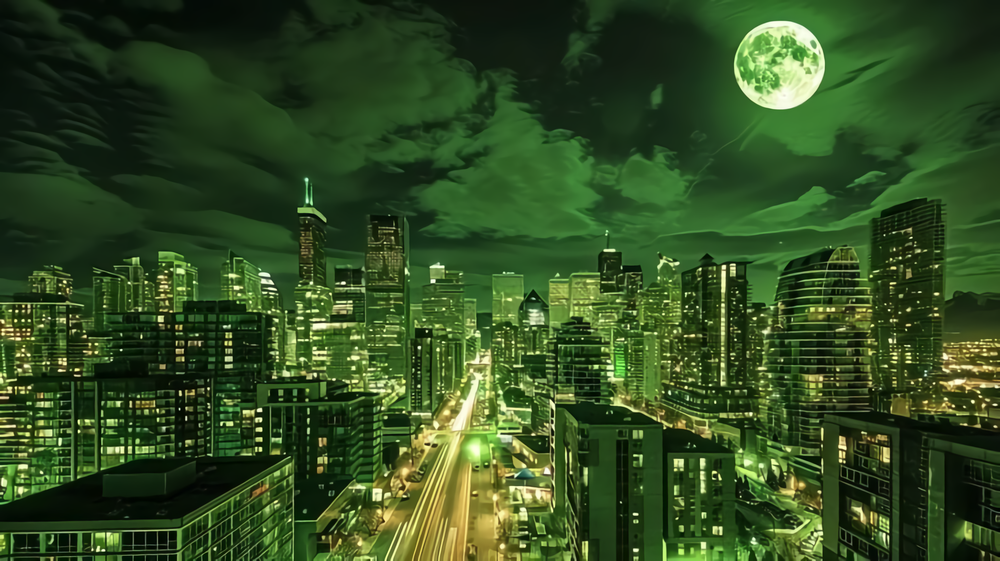
#> input picture wallpapers/neon_city_moon.png, 1000 x 561 px, shrunk from 2940 x 1648 before the run, found by its file name
$ python adapt_waybar.py
#> lines starting #> are read from the running program, lines starting #| are printed output that depends on the picture
#!/usr/bin/env python3
"""
Dynamic Wallpaper-Adaptive Transparency and Color Engine
Analyzes the active wallpaper's top & bottom regions to adapt Waybar / Panel
transparency, frosted tint, and borders for seamless visual harmony.
"""

import sys
import os
import json
import subprocess
from PIL import Image, ImageStat

def get_current_wallpaper():
    """Detect current wallpaper from plasma config or fallback."""
    config_path = os.path.expanduser("~/.config/plasma-org.kde.plasma.desktop-appletsrc")
    last_wp = None
    if os.path.exists(config_path):
        with open(config_path, "r", errors="ignore") as f:
            for line in f:
                if "Image=file://" in line:
                    path = line.strip().split("Image=file://")[-1]
                    if os.path.exists(path):
                        last_wp = path
    return last_wp or os.path.expanduser("~/Downloads/garuda-theme/wallpapers/neon_city_moon.png")

def adapt_to_wallpaper(wallpaper_path):
    if not os.path.exists(wallpaper_path):
        print(f"Error: Wallpaper {wallpaper_path} not found.")
        sys.exit(1)

    print(f"  Analyzing wallpaper: {os.path.basename(wallpaper_path)}...")
    im = Image.open(wallpaper_path).convert("RGB")
#> im is the input picture: PIL image 1000x561 RGB; mean R, G, B 49.6, 76.3, 33.9
    w, h = im.size
#> w = 1000; h = 561

    # 1. Top strip analysis (Waybar area: top 6% height)
    top_strip = im.crop((0, 0, w, max(1, int(h * 0.06))))
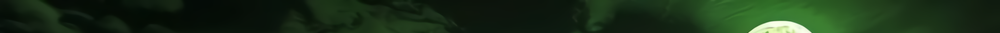
#> top_strip: PIL image 1000x33 RGB; mean R, G, B 25.3, 46.5, 23.2
    top_stat = ImageStat.Stat(top_strip)
    top_avg = [int(v) for v in top_stat.mean]
#> top_avg = [25, 46, 23]
    top_lum = 0.2126 * top_avg[0] + 0.7152 * top_avg[1] + 0.0722 * top_avg[2]
#> top_lum = 39.87

    # Top panel background: dark translucent glass matching wallpaper
    top_bg_r = max(5, int(top_avg[0] * 0.75))
#> top_bg_r = 18
    top_bg_g = max(10, int(top_avg[1] * 0.75))
#> top_bg_g = 34
    top_bg_b = max(5, int(top_avg[2] * 0.75))
#> top_bg_b = 17
    top_bg_hex = f"#{top_bg_r:02x}{top_bg_g:02x}{top_bg_b:02x}"
#> top_bg_hex = '#122211'

    # Element pills: rich deep forest green tone
    elem_bg_r = max(14, int(top_avg[0] * 0.25 + 10))
#> elem_bg_r = 16
    elem_bg_g = max(54, int(top_avg[1] * 0.35 + 38))
#> elem_bg_g = 54
    elem_bg_b = max(26, int(top_avg[2] * 0.25 + 16))
#> elem_bg_b = 26
    elem_bg_hex = f"#{elem_bg_r:02x}{elem_bg_g:02x}{elem_bg_b:02x}"
#> elem_bg_hex = '#10361a'
    elem_border_hex = "#7ea863"
    elem_alpha = 0.40

    if top_lum < 50:
        top_alpha = 0.18   # Sheer glass (82% transparent) on dark backgrounds
    elif top_lum < 110:
        top_alpha = 0.28   # 72% transparent on medium tones
    else:
        top_alpha = 0.45   # 55% transparent on brighter skies to maintain contrast

    # 2. Bottom strip analysis (Dock area: bottom 7% height)
    bot_strip = im.crop((0, max(0, int(h * 0.93)), w, h))
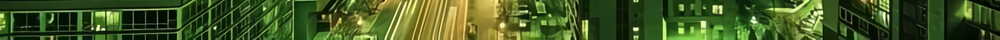
#> bot_strip: PIL image 1000x40 RGB; mean R, G, B 66.1, 88.4, 35.9
    bot_stat = ImageStat.Stat(bot_strip)
    bot_avg = [int(v) for v in bot_stat.mean]
#> bot_avg = [66, 88, 35]
    bot_lum = 0.2126 * bot_avg[0] + 0.7152 * bot_avg[1] + 0.0722 * bot_avg[2]
#> bot_lum = 79.5

    bot_bg_r = max(5, int(bot_avg[0] * 0.75))
#> bot_bg_r = 49
    bot_bg_g = max(10, int(bot_avg[1] * 0.75))
#> bot_bg_g = 66
    bot_bg_b = max(5, int(bot_avg[2] * 0.75))
#> bot_bg_b = 26
    bot_bg_hex = f"#{bot_bg_r:02x}{bot_bg_g:02x}{bot_bg_b:02x}"
#> bot_bg_hex = '#31421a'

    if bot_lum < 50:
        bot_alpha = 0.20
    elif bot_lum < 110:
        bot_alpha = 0.32
    else:
        bot_alpha = 0.50

    print(f" Top Waybar:   tone={top_bg_hex}, alpha={top_alpha:.2f} ({int((1-top_alpha)*100)}% transparent, lum={top_lum:.1f})")
#|  Top Waybar:   tone=#122211, alpha=0.18 (82% transparent, lum=39.9)
    print(f" Bottom Dock:  tone={bot_bg_hex}, alpha={bot_alpha:.2f} ({int((1-bot_alpha)*100)}% transparent, lum={bot_lum:.1f})")
#|  Bottom Dock:  tone=#31421a, alpha=0.32 (68% transparent, lum=79.5)

    # 3. Update Everforest Waybar preset (both the bar itself and widget pills)
    wb_preset_path = os.path.expanduser("~/.config/panel-colorizer/presets/Everforest Waybar/settings.json")
    if os.path.exists(wb_preset_path):
        with open(wb_preset_path, "r") as f:
            wb_data = json.load(f)

        # Top Panel background: adaptive tone and transparency
        p_norm = wb_data["globalSettings"]["panel"]["normal"]
        p_norm["enabled"] = True
        p_norm["blurBehind"] = True
        p_norm["backgroundColor"]["enabled"] = True
        p_norm["backgroundColor"]["sourceType"] = 0
        p_norm["backgroundColor"]["custom"] = top_bg_hex
        p_norm["backgroundColor"]["alpha"] = top_alpha
        p_norm["foregroundColor"]["enabled"] = True
        p_norm["foregroundColor"]["sourceType"] = 1
        p_norm["foregroundColor"]["followColor"] = 0
        p_norm["foregroundColor"]["custom"] = elem_border_hex

        # Widget pills inside top bar: rich deep green glass pills with elegant border and deep green font
        w_norm = wb_data["globalSettings"]["widgets"]["normal"]
        w_norm["backgroundColor"]["sourceType"] = 0
        w_norm["backgroundColor"]["custom"] = elem_bg_hex
        w_norm["backgroundColor"]["alpha"] = elem_alpha
        w_norm["foregroundColor"]["enabled"] = True
        w_norm["foregroundColor"]["sourceType"] = 1
        w_norm["foregroundColor"]["followColor"] = 0
        w_norm["foregroundColor"]["custom"] = elem_border_hex
        w_norm["blurBehind"] = True
        w_norm["border"]["enabled"] = True
        w_norm["border"]["width"] = 1
        w_norm["border"]["color"]["enabled"] = True
        w_norm["border"]["color"]["sourceType"] = 1
        w_norm["border"]["color"]["custom"] = elem_border_hex
        w_norm["border"]["color"]["alpha"] = 0.85

        if "trayWidgets" in wb_data["globalSettings"] and "normal" in wb_data["globalSettings"]["trayWidgets"]:
            t_norm = wb_data["globalSettings"]["trayWidgets"]["normal"]
            t_norm["backgroundColor"]["enabled"] = True
            t_norm["backgroundColor"]["sourceType"] = 0
            t_norm["backgroundColor"]["custom"] = elem_bg_hex
            t_norm["backgroundColor"]["alpha"] = elem_alpha
            t_norm["foregroundColor"]["enabled"] = True
            t_norm["foregroundColor"]["sourceType"] = 1
            t_norm["foregroundColor"]["followColor"] = 0
            t_norm["foregroundColor"]["custom"] = elem_border_hex
            t_norm["blurBehind"] = True
            t_norm["border"]["enabled"] = True
            t_norm["border"]["width"] = 1
            t_norm["border"]["color"]["enabled"] = True
            t_norm["border"]["color"]["sourceType"] = 1
            t_norm["border"]["color"]["custom"] = elem_border_hex
            t_norm["border"]["color"]["alpha"] = 0.85

        if "nativePanel" in wb_data["globalSettings"]:
            wb_data["globalSettings"]["nativePanel"]["background"]["enabled"] = True
            wb_data["globalSettings"]["nativePanel"]["background"]["opacity"] = 0
            wb_data["globalSettings"]["nativePanel"]["background"]["shadow"] = False

        with open(wb_preset_path, "w") as f:
            json.dump(wb_data, f, indent=2)

    # 4. Update Everforest Dock preset
    dock_preset_path = os.path.expanduser("~/.config/panel-colorizer/presets/Everforest Dock/settings.json")
    if os.path.exists(dock_preset_path):
        with open(dock_preset_path, "r") as f:
            dock_data = json.load(f)

        p_norm = dock_data["globalSettings"]["panel"]["normal"]
        p_norm["backgroundColor"]["custom"] = bot_bg_hex
        p_norm["backgroundColor"]["alpha"] = bot_alpha
        p_norm["blurBehind"] = True

        with open(dock_preset_path, "w") as f:
            json.dump(dock_data, f, indent=2)

    # 5. Update Waybar CSS
    css_path = os.path.expanduser("~/.config/waybar/style.css")
    if os.path.exists(css_path):
        with open(css_path, "r") as f:
            lines = f.readlines()
        with open(css_path, "w") as f:
            for line in lines:
                if "background: rgba(" in line and "/*" not in line:
                    line = f"  background: rgba({elem_bg_r}, {elem_bg_g}, {elem_bg_b}, {elem_alpha:.2f});\n"
                f.write(line)

    # 6. Push live updates via DBus
    subprocess.run(
        ["qdbus6", "luisbocanegra.panel.colorizer.c2.w10", "/preset", "preset",
         os.path.expanduser("~/.config/panel-colorizer/presets/Everforest Waybar")],
        stdout=subprocess.DEVNULL, stderr=subprocess.DEVNULL
    )
#> (this line was passed over: subprocess is not available in this run)
    subprocess.run(
        ["qdbus6", "luisbocanegra.panel.colorizer.c25.w26", "/preset", "preset",
         os.path.expanduser("~/.config/panel-colorizer/presets/Everforest Dock")],
        stdout=subprocess.DEVNULL, stderr=subprocess.DEVNULL
    )
#> (this line was passed over: subprocess is not available in this run)
    print("✅ Panels dynamically synchronized to wallpaper!")

if __name__ == "__main__":
    if len(sys.argv) > 1:
        target = sys.argv[1]
    else:
        target = get_current_wallpaper()
    adapt_to_wallpaper(target)

$ run again, with wallpapers/neon_street_taxi.png copied over wallpapers/neon_city_moon.png
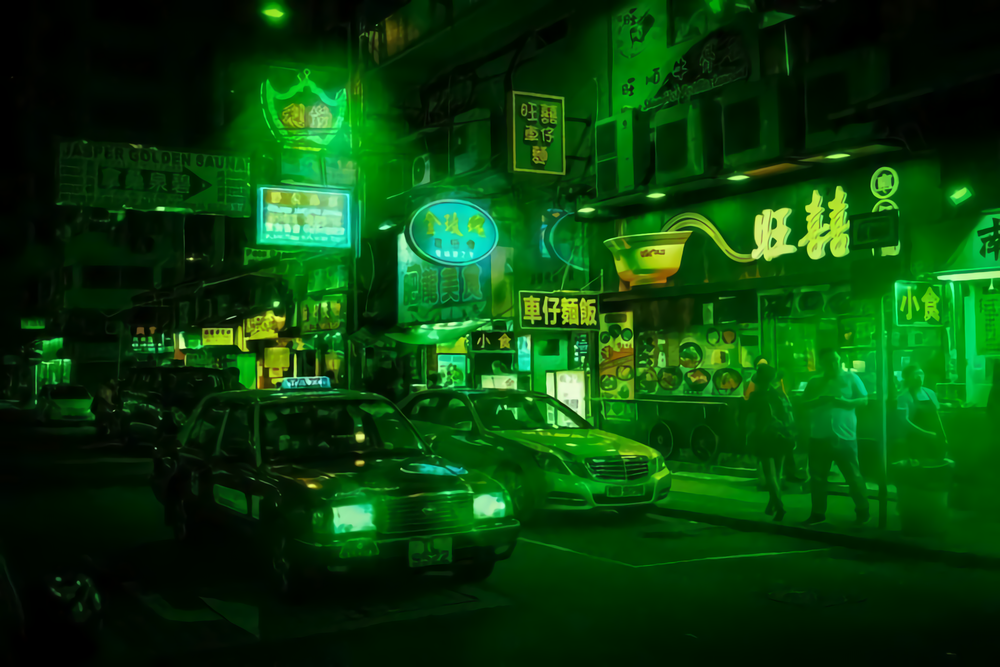
#> input picture wallpapers/neon_street_taxi.png, 1000 x 667 px, shrunk from 2944 x 1964 before the run, found by its file name
#> in adapt_to_wallpaper, im is the input picture: PIL image 1000x667 RGB; mean R, G, B 10.1, 63.1, 11.6
#> in adapt_to_wallpaper, `top_strip = im.crop((0, 0, w, max(1, int(h * 0.06))))`:
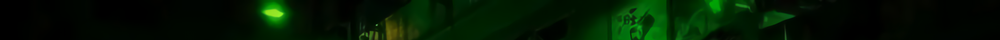
#> top_strip: PIL image 1000x40 RGB; mean R, G, B 2.5, 23.1, 1.9
#> top_avg = [2, 23, 1]
#> top_lum = 16.95
#> top_bg_r = 5
#> top_bg_g = 17
#> top_bg_b = 5
#> top_bg_hex = '#051105'
#> elem_bg_r = 14
#> elem_bg_g = 54
#> elem_bg_b = 26
#> elem_bg_hex = '#0e361a'
#> in adapt_to_wallpaper, `bot_strip = im.crop((0, max(0, int(h * 0.93)), w, h))`:
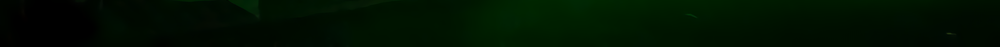
#> bot_strip: PIL image 1000x47 RGB; mean R, G, B 0.1, 17.1, 0.5
#> bot_avg = [0, 17, 0]
#> bot_lum = 12.16
#> bot_bg_r = 5
#> bot_bg_g = 12
#> bot_bg_b = 5
#> bot_bg_hex = '#050c05'
#|  Top Waybar:   tone=#051105, alpha=0.18 (82% transparent, lum=16.9)
#|  Bottom Dock:  tone=#050c05, alpha=0.20 (80% transparent, lum=12.2)

$ run again, with wallpapers/neon_subway_trails.png copied over wallpapers/neon_city_moon.png
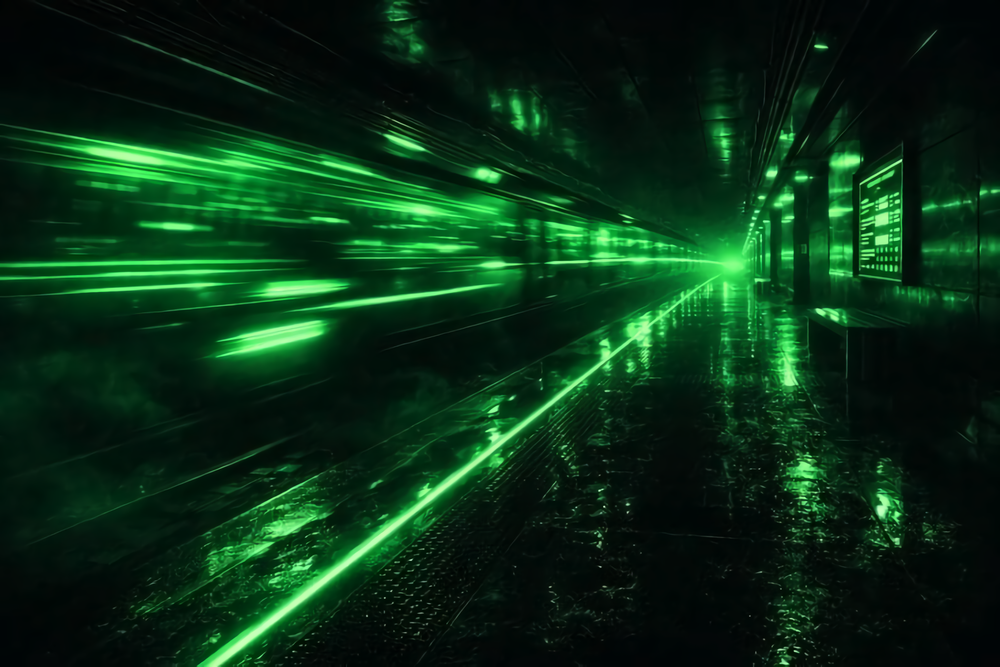
#> input picture wallpapers/neon_subway_trails.png, 1000 x 667 px, shrunk from 2940 x 1960 before the run, found by its file name
#> in adapt_to_wallpaper, im is the input picture: PIL image 1000x667 RGB; mean R, G, B 9.1, 47, 21.6
#> in adapt_to_wallpaper, `top_strip = im.crop((0, 0, w, max(1, int(h * 0.06))))`:
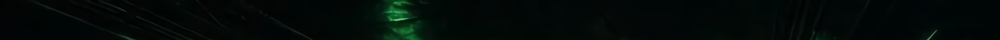
#> top_strip: PIL image 1000x40 RGB; mean R, G, B 2.4, 9.8, 7.5
#> top_avg = [2, 9, 7]
#> top_lum = 7.37
#> top_bg_r = 5
#> top_bg_g = 10
#> top_bg_b = 5
#> top_bg_hex = '#050a05'
#> elem_bg_r = 14
#> elem_bg_g = 54
#> elem_bg_b = 26
#> elem_bg_hex = '#0e361a'
#> in adapt_to_wallpaper, `bot_strip = im.crop((0, max(0, int(h * 0.93)), w, h))`:
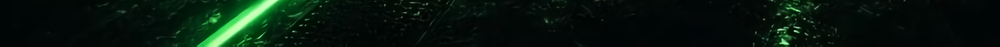
#> bot_strip: PIL image 1000x47 RGB; mean R, G, B 6.6, 22.1, 13
#> bot_avg = [6, 22, 12]
#> bot_lum = 17.88
#> bot_bg_r = 5
#> bot_bg_g = 16
#> bot_bg_b = 9
#> bot_bg_hex = '#051009'
#|  Top Waybar:   tone=#050a05, alpha=0.18 (82% transparent, lum=7.4)
#|  Bottom Dock:  tone=#051009, alpha=0.20 (80% transparent, lum=17.9)
